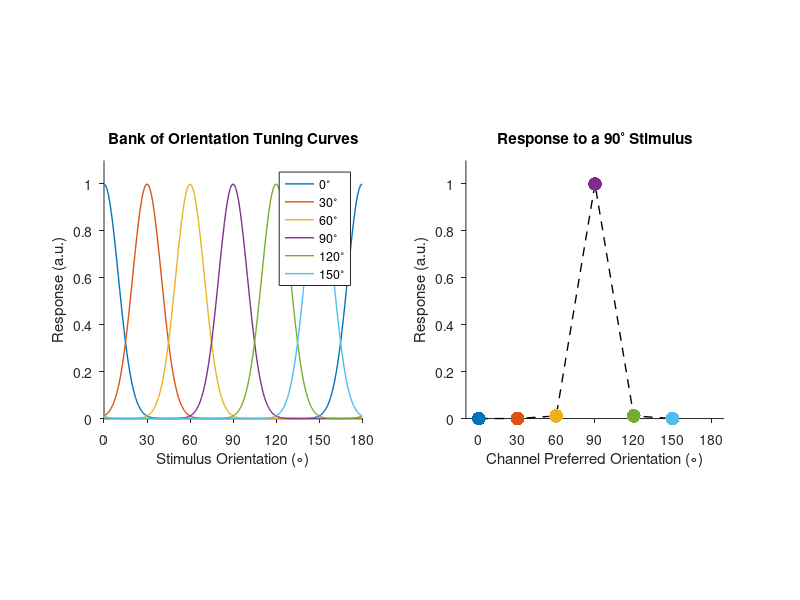
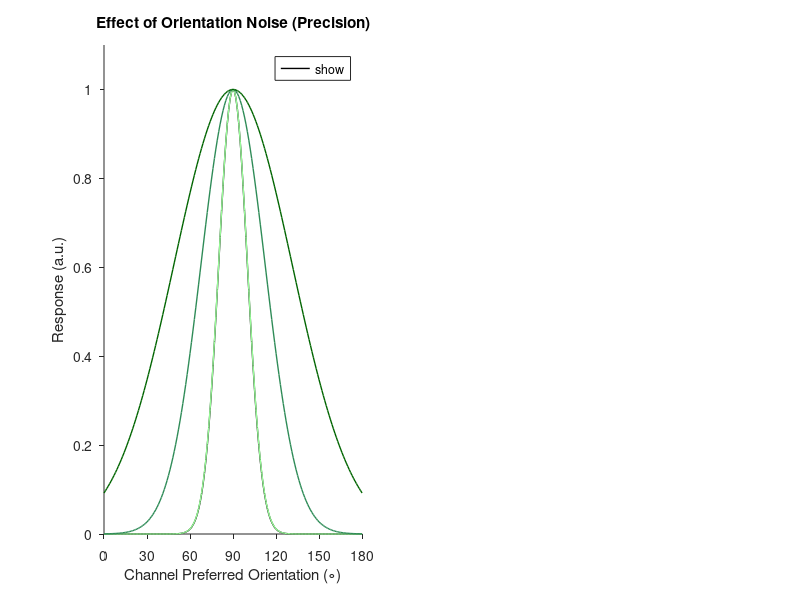

Here is the MATLAB script that generated these plots, in order: (Note: this script raises an error after producing the figures.)
% --- Script to Visualize Orientation Tuning and Noise Effects ---
% This script generates two figures:
% 1. A bank of idealized orientation tuning curves and their response to a stimulus.
% 2. A comparison of the population response under different conditions:
%    - Baseline (high-contrast, no-noise)
%    - High Orientation Noise (imprecise stimulus)
%    - Low Contrast (unreliable stimulus)
% -----------------------------------------------------------------

%% --- Setup and Parameters ---
clear; clc; close all;

line_width = 1;

% Define the orientation space
orientations = 0:1:180;

% Neuron/Channel Parameters
preferred_orientations = 0:30:150; % 6 channels from 0 to 150 deg
amplitude = 1.0;                  % Max response (arbitrary units)
tuning_width_sigma = 10;          % Tuning width (degrees)

% Stimulus Parameters
stimulus_orientation = 90;        % Stimulus to present (degrees)

%% --- Figure 1: Tuning Curve Bank and Stimulus Response ---

figure(1);
set(gcf, 'Color', 'w');

% Subplot 1: Plot the bank of tuning curves
subplot(1, 2, 1);
hold on;
colors = lines(length(preferred_orientations)); % Assign a color to each curve

for i = 1:length(preferred_orientations)
   pref_ori = preferred_orientations(i);
   % Gaussian tuning curve function (handling circular wraparound for aesthetics)
   delta_ori = min(abs(orientations - pref_ori), 180 - abs(orientations - pref_ori));
   tuning_curve = amplitude * exp(-delta_ori.^2 / (2 * tuning_width_sigma^2));
   plot(orientations, tuning_curve, 'LineWidth', line_width, 'Color', colors(i,:));
end

set(gca,'TickDir','out');
title('Bank of Orientation Tuning Curves');
xlabel('Stimulus Orientation (\circ)');
ylabel('Response (a.u.)');
legend(arrayfun(@(x) [num2str(x), '^\circ'], preferred_orientations, 'UniformOutput', false), 'Location', 'northeast');
xlim([0 180]);
xticks(0:30:180);
ylim([0 amplitude*1.1]);
box off;
axis square;

% Subplot 2: Plot the response of the bank to a single stimulus
subplot(1, 2, 2);
hold on;

% Calculate response of each channel to the stimulus
delta_stim = min(abs(stimulus_orientation - preferred_orientations), 180 - abs(stimulus_orientation - preferred_orientations));
responses = amplitude * exp(-delta_stim.^2 / (2 * tuning_width_sigma^2));

% Plot as a curve and with markers for each channel
plot(preferred_orientations, responses, 'k--', 'LineWidth', line_width);
scatter(preferred_orientations, responses, 100, colors, 'filled');

set(gca,'TickDir','out');
title(['Response to a ', num2str(stimulus_orientation), '^\circ Stimulus']);
xlabel('Channel Preferred Orientation (\circ)');
ylabel('Response (a.u.)');
xlim([-10 190]);
ylim([0 amplitude*1.1]);
xticks(0:30:180);
yticks(0:0.2:1);
box off;
axis square;

%% --- Figure 2: Visualizing Noise vs. Contrast Effects ---
figure(2);
set(gcf, 'Color', 'w'); 

% --- Subplot 1: Effect of Orientation Noise ---
subplot(1, 2, 1);
hold on;

% Parameters for noise simulation
orientation_noise_sigmas = [1, 20, 40]; % decreasing precision (half the original values)
green_colors = [152, 251, 152; 46, 139, 87; 0, 100, 0] / 255; % Shades of green (light to dark)

% Baseline response (no added noise)
delta_base = min(abs(orientations - stimulus_orientation), 180 - abs(orientations - stimulus_orientation));
response_baseline = amplitude * exp(-delta_base.^2 / (2 * tuning_width_sigma^2));
plot(orientations, response_baseline, 'k', 'LineWidth', 1, 'DisplayName', 'Baseline');

% Plot responses for increasing noise levels
for i = 1:length(orientation_noise_sigmas)
    noise_sigma = orientation_noise_sigmas(i);
    
    % The effect of stimulus noise is to broaden the population response.
    % This can be modeled as a convolution, where variances add.
    effective_sigma = sqrt(tuning_width_sigma^2 + noise_sigma^2);
    
    % Amplitude is kept fixed, while width increases.
    response_noise = amplitude * exp(-delta_base.^2 / (2 * effective_sigma^2));
    
    plot(orientations, response_noise, 'Color', green_colors(i,:), 'LineWidth', line_width, ...
        'DisplayName', sprintf('Noise \\sigma = %d^\\circ', noise_sigma));
end

% Formatting for subplot 1
set(gca,'TickDir','out');
title('Effect of Orientation Noise (Precision)');
xlabel('Channel Preferred Orientation (\circ)');
ylabel('Response (a.u.)');
legend('show', 'Location', 'northeast');
xlim([0 180]);
ylim([0 amplitude*1.1]);
xticks(0:30:180);
yticks(0:0.2:1);
box off;
ax = gca;
ax.FontSize = 12;
axis square;

% --- Subplot 2: Effect of Contrast ---
subplot(1, 2, 2);
hold on;

% Parameters for contrast simulation
contrast_levels = [0.9, 0.5, 0.2]; % 90%, 50%, 20%
blue_colors = [173, 216, 230; 100, 149, 237; 0, 0, 139] / 255; % Shades of blue (light to dark)

% Baseline response (100% contrast)
plot(orientations, response_baseline, 'k', 'LineWidth', 1, 'DisplayName', '100% Contrast');

% Plot responses for decreasing contrast levels
for i = 1:length(contrast_levels)
    contrast = contrast_levels(i);
    
    % Low contrast multiplicatively scales down the response amplitude
    response_contrast = (amplitude * contrast) * exp(-delta_base.^2 / (2 * tuning_width_sigma^2));
    
   plot(orientations, response_contrast, 'Color', blue_colors(i,:), 'LineWidth', line_width, ...
        'DisplayName', sprintf('%d%% Contrast', contrast*100));
end

% Formatting for subplot 2
set(gca,'TickDir','out');
title('Effect of Stimulus Contrast');
xlabel('Channel Preferred Orientation (\circ)');
ylabel('Response (a.u.)');
legend('show', 'Location', 'northeast');
xlim([0 180]);
ylim([0 amplitude*1.1]);
xticks(0:30:180);
yticks(0:0.2:1);
box off;
ax = gca;
ax.FontSize = 12;
axis square;